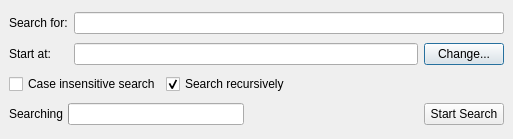
<ui version="4.0" >
 <class>PicSearchOptions</class>
 <widget class="QDialog" name="PicSearchOptions" >
  <property name="geometry" >
   <rect>
    <x>0</x>
    <y>0</y>
    <width>513</width>
    <height>139</height>
   </rect>
  </property>
  <property name="windowTitle" >
   <string>Search Images</string>
  </property>
  <layout class="QGridLayout" >
   <property name="margin" >
    <number>9</number>
   </property>
   <property name="spacing" >
    <number>6</number>
   </property>
   <item row="0" column="0" >
    <widget class="QLabel" name="textLabel1_2" >
     <property name="text" >
      <string>Search for:</string>
     </property>
     <property name="wordWrap" >
      <bool>false</bool>
     </property>
     <property name="buddy" >
      <cstring>fileEdit</cstring>
     </property>
    </widget>
   </item>
   <item row="1" column="0" >
    <widget class="QLabel" name="textLabel1" >
     <property name="text" >
      <string>Start at:</string>
     </property>
     <property name="wordWrap" >
      <bool>false</bool>
     </property>
     <property name="buddy" >
      <cstring>directoryEdit</cstring>
     </property>
    </widget>
   </item>
   <item row="1" column="1" >
    <widget class="QLineEdit" name="directoryEdit" >
     <property name="minimumSize" >
      <size>
       <width>300</width>
       <height>0</height>
      </size>
     </property>
    </widget>
   </item>
   <item row="0" column="1" colspan="2" >
    <widget class="QLineEdit" name="fileEdit" />
   </item>
   <item row="1" column="2" >
    <widget class="QPushButton" name="changeDirButton" >
     <property name="text" >
      <string>Change...</string>
     </property>
    </widget>
   </item>
   <item row="3" column="0" colspan="3" >
    <layout class="QHBoxLayout" >
     <property name="margin" >
      <number>0</number>
     </property>
     <property name="spacing" >
      <number>5</number>
     </property>
     <item>
      <widget class="QLabel" name="searchLabel" >
       <property name="text" >
        <string>Searching</string>
       </property>
       <property name="wordWrap" >
        <bool>false</bool>
       </property>
      </widget>
     </item>
     <item>
      <widget class="QProgressBar" name="progressBar1" >
       <property name="minimumSize" >
        <size>
         <width>0</width>
         <height>20</height>
        </size>
       </property>
       <property name="maximumSize" >
        <size>
         <width>250</width>
         <height>22</height>
        </size>
       </property>
       <property name="orientation" >
        <enum>Qt::Horizontal</enum>
       </property>
      </widget>
     </item>
     <item>
      <spacer>
       <property name="orientation" >
        <enum>Qt::Horizontal</enum>
       </property>
       <property name="sizeType" >
        <enum>QSizePolicy::Expanding</enum>
       </property>
       <property name="sizeHint" >
        <size>
         <width>30</width>
         <height>20</height>
        </size>
       </property>
      </spacer>
     </item>
     <item>
      <widget class="QPushButton" name="startButton" >
       <property name="text" >
        <string>Start Search</string>
       </property>
      </widget>
     </item>
    </layout>
   </item>
   <item row="2" column="0" colspan="3" >
    <layout class="QHBoxLayout" >
     <property name="margin" >
      <number>0</number>
     </property>
     <property name="spacing" >
      <number>5</number>
     </property>
     <item>
      <widget class="QCheckBox" name="caseInsensitiveCheck" >
       <property name="text" >
        <string>Case insensitive search</string>
       </property>
      </widget>
     </item>
     <item>
      <widget class="QCheckBox" name="recursiveSearch" >
       <property name="text" >
        <string>Search recursively</string>
       </property>
       <property name="checked" >
        <bool>true</bool>
       </property>
      </widget>
     </item>
     <item>
      <spacer>
       <property name="orientation" >
        <enum>Qt::Horizontal</enum>
       </property>
       <property name="sizeType" >
        <enum>QSizePolicy::Expanding</enum>
       </property>
       <property name="sizeHint" >
        <size>
         <width>81</width>
         <height>20</height>
        </size>
       </property>
      </spacer>
     </item>
    </layout>
   </item>
  </layout>
 </widget>
 <layoutdefault spacing="6" margin="11" />
 <resources/>
 <connections/>
</ui>
